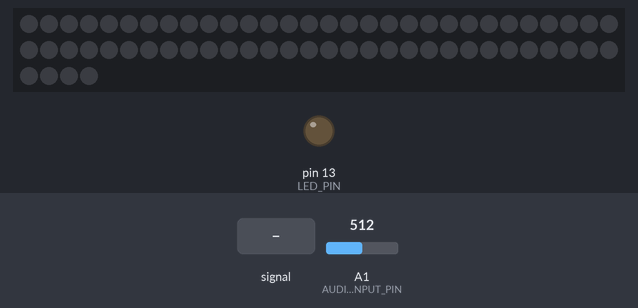
This sketch was run on a simulated Arduino Uno, built with avr-gcc and run on an emulated ATmega328P. Parts: 64 RGB LEDs in strip order, left to right, continuing on the next row, output pins drawn as LEDs (lit = HIGH). Dashed ring = blinking. The test bench sets the inputs (shaded band); at power-on: A1 (AUDIO_INPUT_PIN) = 512. Dim RGB values are drawn brighter than linear.

Above: at 1.2 s.
1.3 s: A1 (AUDIO_INPUT_PIN) fed a 200 Hz sine of ±460 counts around its level
At 1.81 s:
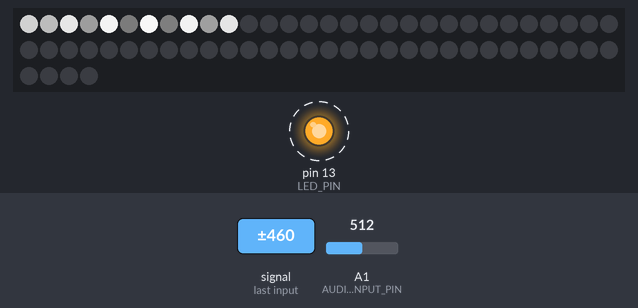
3.7 s: A1 (AUDIO_INPUT_PIN) set to 716
At 3.75 s:
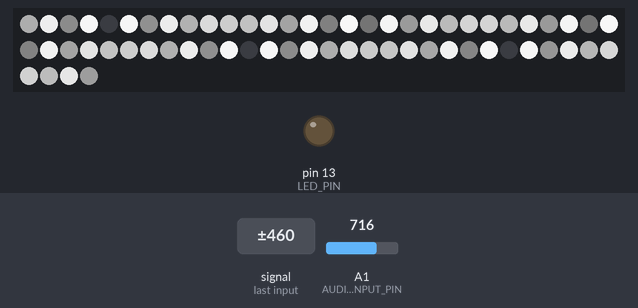
5.7 s: A1 (AUDIO_INPUT_PIN) fed a 1000 Hz sine of ±255 counts around its level
At 6.33 s:
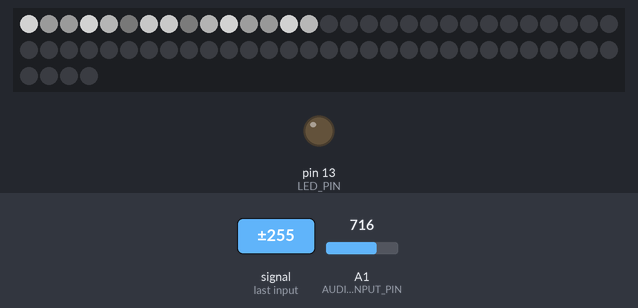
7.3 s: A1 (AUDIO_INPUT_PIN) set to 900
At 7.62 s:
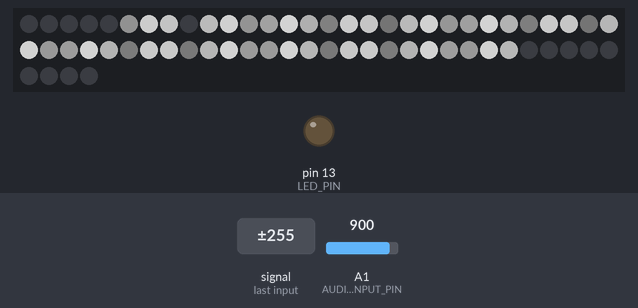
9.2 s: A1 (AUDIO_INPUT_PIN) set to 511
At 9.56 s:
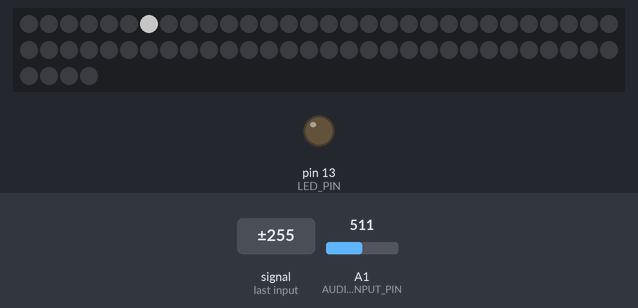
Timing chart, 0 to 12.2 s (numbered marks = the images above; inputs shaded):
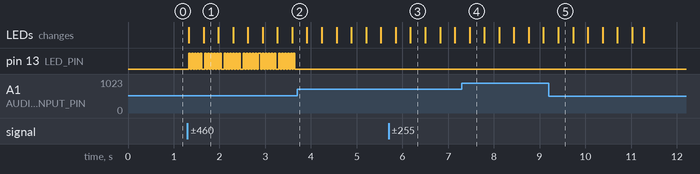

Measured:
- after the input at 1.3 s, pin 13 (LED_PIN): alternates HIGH for 0.03 s and LOW for 0.03 s, starting at once; the LEDs: first change at once (image 1 shows a later state)
- after the input at 3.7 s, pin 13 (LED_PIN): stops changing and stays LOW
- after the input at 5.7 s, the LEDs: first change after 0.15 s (image 3 shows a later state)
- after the input at 9.2 s, the LEDs: change after 0.21 s (image 5)

The sketch:

attiny85_mic_neopixel_simple.ino
```cpp
#include <Adafruit_NeoPixel.h>

/*
 * attiny85_adc_simple.cpp
 *
 * This example shows how to use ATtiny85 Analog-Digital conversion functionality
 */

const byte LED_PIN = 13;
const byte NEOPIXEL_PIN = 6;
const byte NUM_NEOPIXELS = 64;
const byte AUDIO_INPUT_PIN = A1;

const unsigned int sampleLength = 256;

unsigned int micReading = 0;
unsigned int sampleValues[sampleLength];
byte value = 0;

Adafruit_NeoPixel strip = Adafruit_NeoPixel(NUM_NEOPIXELS, NEOPIXEL_PIN, NEO_GRB + NEO_KHZ800);

void setup() {
    pinMode(AUDIO_INPUT_PIN, INPUT);
  strip.begin();
  strip.show(); // Initialize all pixels to 'off'
}

void loop() {

   unsigned int sampleIndex = 0;
  while(sampleIndex < sampleLength) {
    sampleValues[sampleIndex] = analogRead(AUDIO_INPUT_PIN); // get adc value
    sampleIndex++;
  }


    unsigned int intensity = 0; // peak-to-peak level

    unsigned int signalMax = 0;
    unsigned int signalMin = 1024;

    for (int i = 0; i < sampleLength; i++) {
      if (sampleValues[i] < 1024) {
        if (sampleValues[i] > signalMax) {
          signalMax = sampleValues[i]; // save just the max levels
        } else {
          signalMin = sampleValues[i]; // save just the min levels
        }
      }
    }

    intensity = signalMax - signalMin; // max - min = peak-peak amplitude


  value = map(intensity, 0, 1024, 0, 255);
  analogWrite(LED_PIN, value);

   for (int i=strip.numPixels()-1; i > 0; i--) {
     strip.setPixelColor(i, strip.getPixelColor(i-1));
   }
   strip.setPixelColor(0, strip.Color(value, value, value));
   strip.show();
}
```
